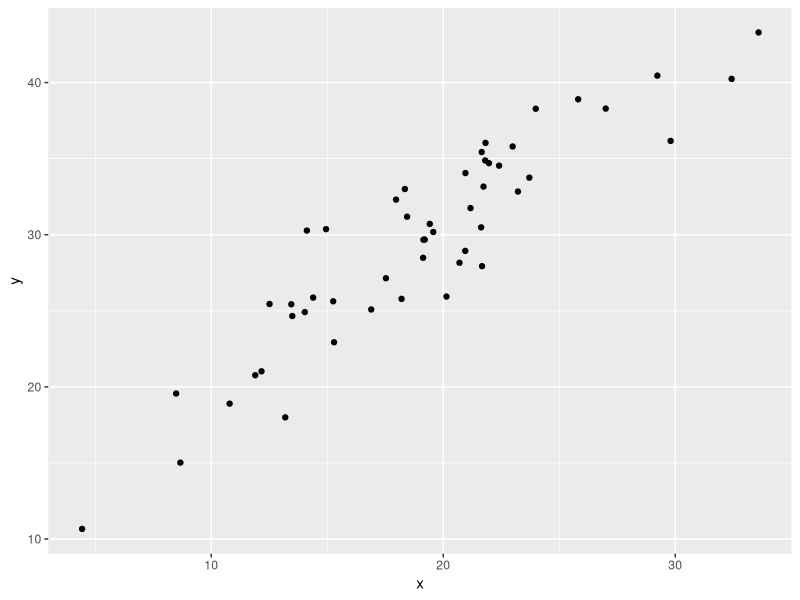
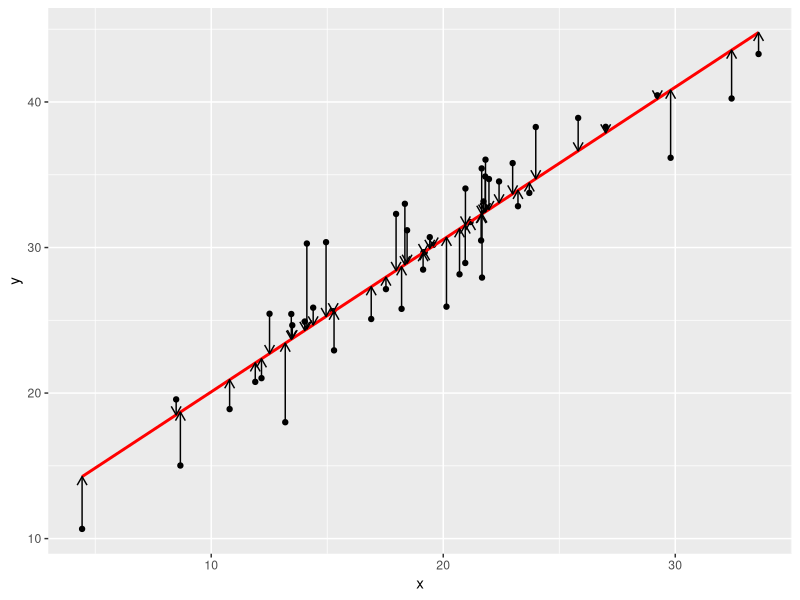
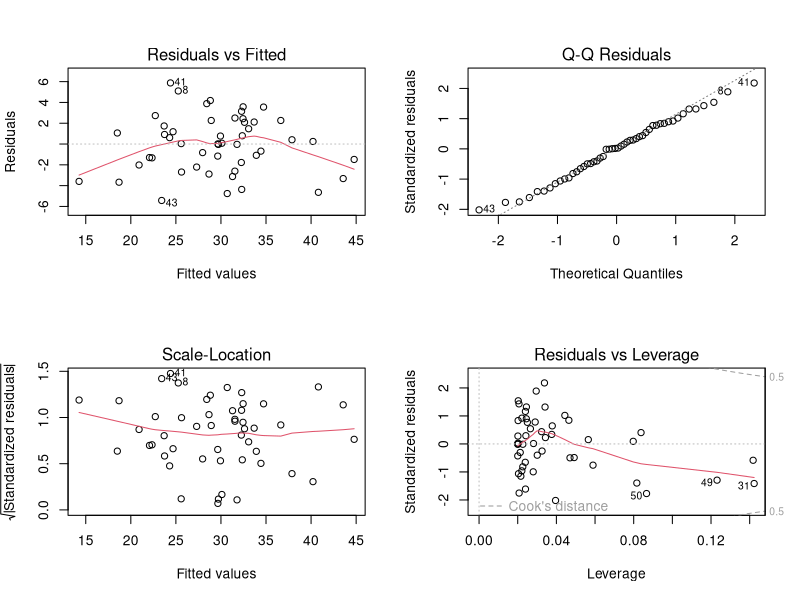
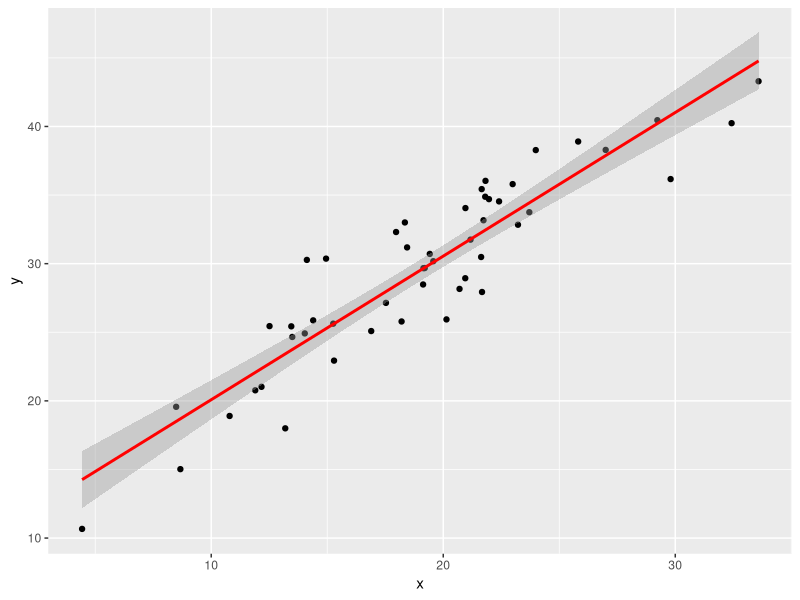
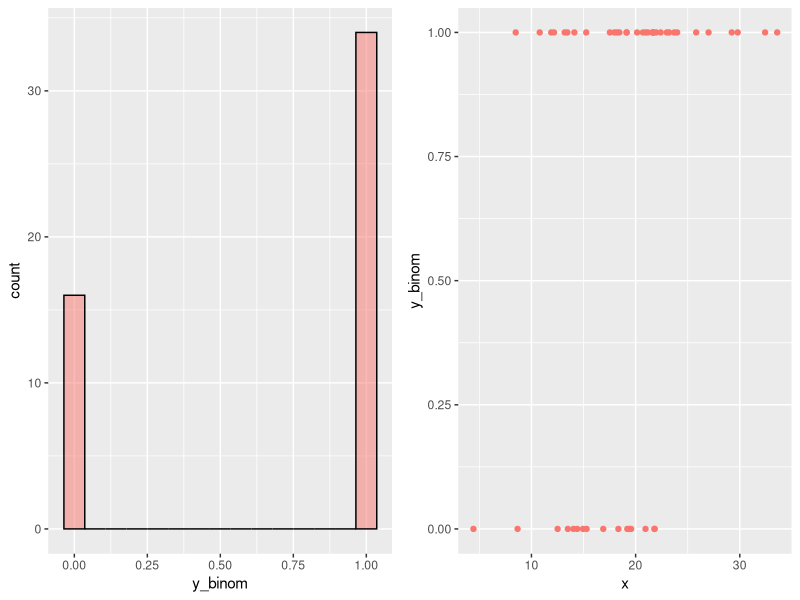
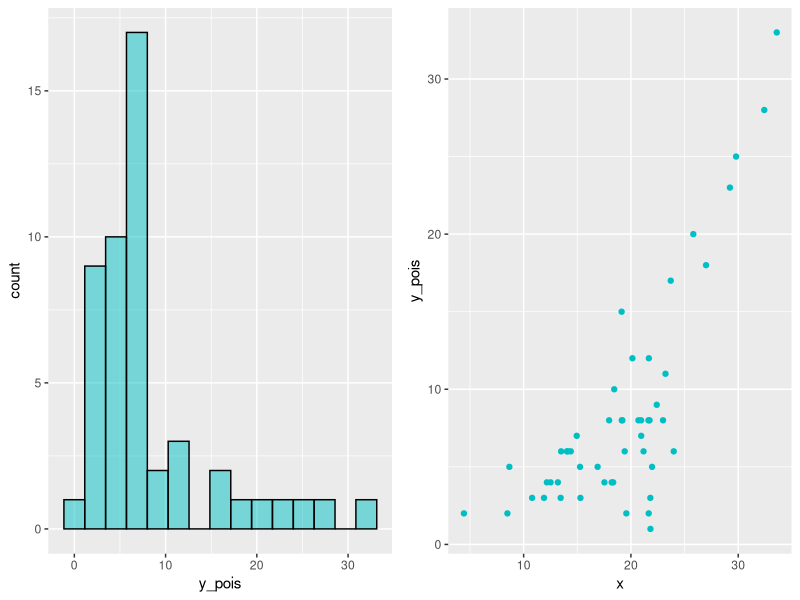
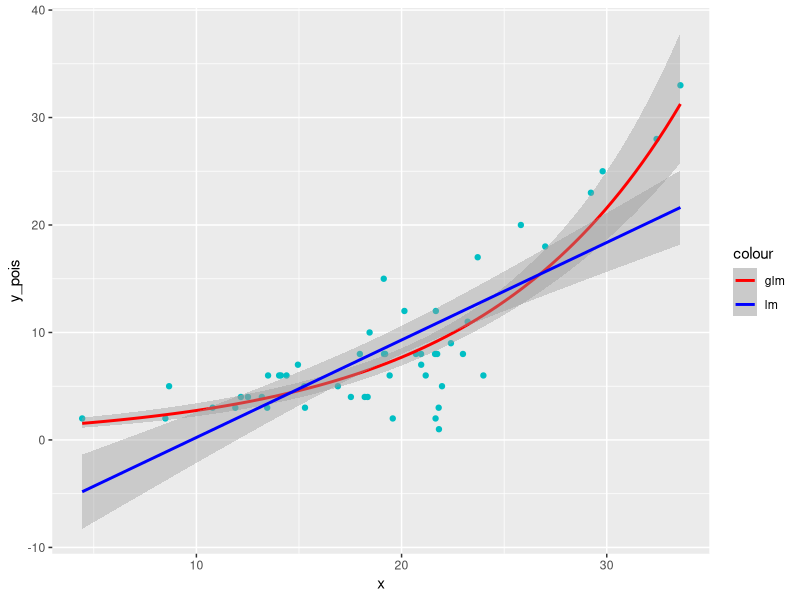

Source code (R) for these figures, in order:
## ---- chunk 1
knitr::opts_chunk$set(echo = TRUE)
#../../content/post/
## ---- chunk 2
library(ggplot2)

set.seed(111)
x <- rnorm(50, 20, 5)
y <- x + rnorm(50, 10, 3 )
dt <-data.frame(x,y)
## ---- chunk 3
ggplot(dt, aes(y=y, x=x))+
  geom_point()
## ---- chunk 4
lm_pred<-lm(y~x, data=dt)
dt$pred<-predict(lm_pred)
dt$res<-resid(lm_pred)
dt$err<-dt$pred + dt$res
## ---- chunk 5
ggplot(dt, aes(y=y, x=x))+
  geom_point()+
  geom_smooth(method="lm", col="red", se = FALSE)+
  geom_segment(aes(x=x, y=err, yend=pred, xend=x),
               arrow = arrow(length = unit(0.25, "cm")))


## ---- chunk 6
model1 <- lm(y~x)

summary(model1)
## ---- chunk 7
predict(model1, newdata=data.frame(x=2))
## ---- chunk 8
confint(model1)
## ---- chunk 9

par(mfrow=c(2,2))
plot(model1)

## ---- chunk 10
ggplot(data.frame(y,x), aes(y=y, x=x))+
  geom_point()+
  geom_smooth(method="lm", col="red")
## ---- chunk 11

#Lets assume x give 1.2 increase in y, so make equation.
z_biom<-1+(1.5*scale(x))

#inverse binomial function to get probability
pr_binom = 1/(1+exp(-z_biom))
dt$y_binom <- rbinom(50,1,pr_binom)

#Histogram of y_binom and scatter plot
gridExtra::grid.arrange(

  ggplot(dt, aes(x=y_binom))+
    geom_histogram(bins=15, fill="#F8766D", col=1, alpha=0.5)
,
  ggplot(dt, aes(y=y_binom, x=x))+
    geom_point(col="#F8766D")

,nrow=1
)
## ---- chunk 12
model2<-glm(y_binom~x,data=dt, family="binomial")

summary(model2)
## ---- chunk 13
exp(cbind(coef(model2), confint(model2))) 
## ---- chunk 14

predict2<-predict(model2, type="response")
predict2a<-ifelse(predict2 >=0.5, 1, 0)

caret::confusionMatrix(data=as.factor(predict2a), reference=as.factor(dt$y_binom), positive="1")
## ---- chunk 15
library(ModelMetrics)

auc(model2)
## ---- chunk 16

z_pois<-0.03+(0.1 * x)
pr_pois = exp(z_pois)
dt$y_pois <- rpois(50,pr_pois)

#Histogram of y_pois and scatter-plot
gridExtra::grid.arrange(

  ggplot(dt, aes(x=y_pois))+
    geom_histogram(bins=15, fill="#00BFC4", col=1, alpha=0.5)
,
  ggplot(dt, aes(y=y_pois, x=x))+
    geom_point(col="#00BFC4")

,nrow=1
)
## ---- chunk 17

model3<-glm(y_pois~x,data=dt, family="poisson")

summary(model3)
## ---- chunk 18

exp(cbind(coef(model2), confint(model2))) 
## ---- chunk 19

#Liner model of the same thing
model4<-lm(y_pois~x,data=dt)

summary(model4)
## ---- chunk 20

library(ModelMetrics)

predict3<-predict(model3, type="response")

#In this case, there is no link function so we don't have to tell it we want the 'response' scale rather than the link scale.
predict4<-predict(model4)

rbind(
  # Root Means Squared Error (RMSE)
  paste("Poisson RMSE = ", rmse(predict3, dt$y_pois)),
  paste("Linear RMSE = ",rmse(predict4, dt$y_pois)),

  # Mean Absolute Error (CM's preferred for poisson data, as it's less affected by outliers than RMSE is)
  paste("Poisson MAE = ", mae(predict3, dt$y_pois)),
  paste("Linear MAE = ",mae(predict4, dt$y_pois))
)
## ---- chunk 21

ggplot(dt, aes(y=y_pois, x=x))+
  geom_point(col="#00BFC4")+
  geom_smooth(aes(col="glm"), method="glm", method.args=list(family="poisson"))+
  geom_smooth(aes(col="lm"), method="lm")+
  scale_colour_manual(values = c("glm" = "red", "lm"="blue"))
